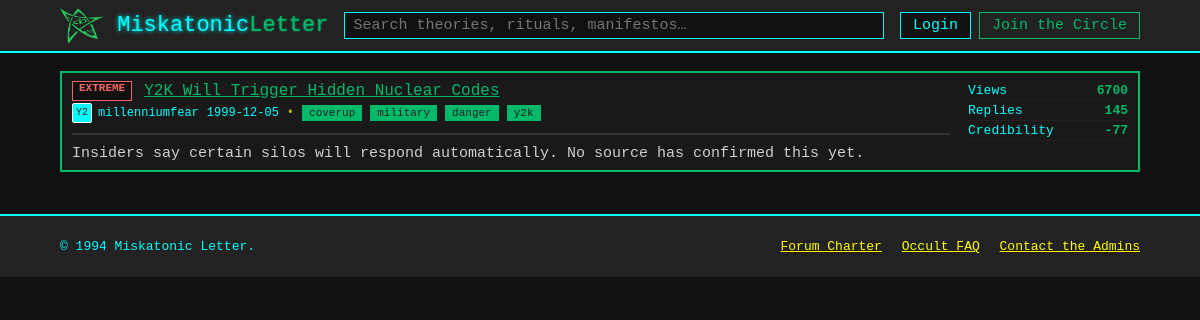
Screenshot of /Posts/65 with the database file from the repository.
### db.py (models this page shows)
class Badges(Base):
    __tablename__    = "Badges"
    badge_id         = Column(Integer,primary_key=True)
    badge_title      = Column(String)
    badge_lable      = Column(String)

class Posts(Base):
    __tablename__    = "Posts"
    post_id          = Column(Integer,primary_key=True,index=True)
    post_title       = Column(String,nullable=False)
    post_exerpt      = Column(String)
    author_id        = Column(Integer,ForeignKey("Users.user_id"),nullable=False)
    post_date        = Column(Date)
    post_views       = Column(Integer,default=0)
    post_replies     = Column(Integer,default=0)
    post_credibility = Column(Integer,default=0)
    post_content     = Column(Text)
    badge_id         = Column(Integer,ForeignKey("Badges.badge_id"))

class Users(Base):
    __tablename__    = "Users"
    user_id          = Column(Integer,primary_key=True,index=True)
    user_avatar      = Column(String(2))
    user_name        = Column(String)
    user_password    = Column(String)

class Tags(Base):
    __tablename__    = "Tags"
    tag_id           = Column(Integer,primary_key=True,index=True)
    tag_lable        = Column(String)

### posts.py (the view)
@router.get("/Posts/{id}", response_class=HTMLResponse)
async def get_post(request: Request, id: str,db:Session = Depends(get_db)):
    post = db.query(Posts).filter(Posts.post_id==id).first()
    serialized_post = serialize_post(post,db)
    return templates.TemplateResponse(
        "post.html",
        {
            "request": request,
            "post": serialized_post,
        }
    )

### templates/post.html (shortened to what this page needs)
<!doctype html>
<html lang="en">
<head>
	<link rel="stylesheet" href="{{ url_for('static', path='styles.css') }}" />
</head>
<body>
	<header class="topbar">
		<div class="container topbar__inner">
			<a class="brand" href="{{ url_for('get_posts') }}">
				<img src="{{ url_for('static', path='imgs/elder-sign.png') }}" alt="" class="brand__logo" aria-hidden="true">
				<span class="brand__name">Miskatonic<span class="accent">Letter</span></span>
			</a>
			<form class="search" action="#" method="get" role="search">
				<input class="search__input" type="search" name="q" placeholder="Search theories, rituals, manifestos…" aria-label="Search" />
			</form>
			<nav class="usernav" aria-label="User">
				<a class="btn btn--ghost" href="#">Login</a>
				<a class="btn btn--primary" href="#">Join the Circle</a>
			</nav>
		</div>
	</header>
	<main class="container layout">
		<section class="content" style="width:100%">
			<div id="post-content">
				{% if post %}
					<article class="thread card" role="article">
					<div class="thread__main">
						<div class="thread__row">
						<span class="badge badge--{{ post.badge.label }}" title="{{ post.badge.title }}">{{ post.badge.label }}</span>
						<span class="thread__title">{{ post.title }}</span>
						</div>
						<div class="thread__meta">
						<span class="author">
							<span class="avatar" aria-hidden="true">{{ post.author.avatar }}</span>
							<span class="author__name">{{ post.author.name }}</span>
						</span>
						<time datetime="{{ post.date }}">{{ post.date }}</time>
						<span class="dot" aria-hidden="true">•</span>
						{% for tag in post.tags %}
							<a href="#" class="tag">{{ tag }}</a>
						{% endfor %}
						</div>
						<hr style="border:1px solid #333;margin:10px 0;">
						<div class="thread__content" style="margin-top:10px;">
						{{ post.content }}
						</div>
					</div>
					<ul class="thread__stats">
						<li><span class="stat__label">Views</span><strong>{{ post.stats.views }}</strong></li>
						<li><span class="stat__label">Replies</span><strong>{{ post.stats.replies }}</strong></li>
						<li><span class="stat__label">Credibility</span><strong>{{ post.stats.credibility }}</strong></li>
					</ul>
					</article>
				{% else %}
					<p>Post not found.</p>
				{% endif %}
				</div>
		</section>
	</main>
	<footer class="footer">
		<div class="container footer__inner">
			<p>© 1994 Miskatonic Letter.</p>
			<nav class="footer__links">
				<a href="#">Forum Charter</a>
				<a href="#">Occult FAQ</a>
				<a href="#">Contact the Admins</a>
			</nav>
		</div>
	</footer>
</body>
</html>

### static/styles.css (style rules this page uses)
body { background: #111; color: #cfcfcf; font-family: 'Courier New', Courier, monospace; font-size: 15px; margin: 0; }
.container { width: 90%; margin: 0 auto; }
.topbar { background: #222; color: #0ff; border-bottom: 2px solid #0ff; padding: 8px 0; }
.topbar__inner { display: flex; align-items: center; justify-content: space-between; }
.brand { font-size: 22px; font-family: 'Courier New', Courier, monospace; color: #0ff; text-shadow: 0 0 4px #0ff; text-decoration: none; }
.accent { color: rgb(0, 185, 105); text-shadow: 0 0 2px rgb(0, 185, 105); }
.search { flex: 1; margin: 0 16px; }
.search__input { width: 100%; padding: 4px 8px; font-family: 'Courier New', Courier, monospace; font-size: 15px; background: #111; color: #0ff; border: 1px solid #0ff; }
.usernav { display: flex; gap: 8px; }
.btn { background: #111; color: #0ff; border: 1px solid #0ff; padding: 4px 12px; font-family: 'Courier New', Courier, monospace; font-size: 15px; text-decoration: none; cursor: pointer; }
.btn--primary { background: #222; color: rgb(0, 185, 105); border: 1px solid rgb(0, 185, 105); }
.layout { display: flex; gap: 24px; margin-top: 18px; }
.content { flex: 1; }
.card { background: #191919; border: 2px solid #0ff; margin-bottom: 18px; padding: 8px 10px; }
.tag { background: #222; color: #0ff; border: 1px solid #0ff; font-size: 12px; padding: 2px 8px; font-family: 'Courier New', Courier, monospace; text-decoration: none; }
.thread { background: #191919; border: 2px solid rgb(0, 185, 105); padding: 8px 10px; display: flex; justify-content: space-between; }
.thread__main { flex: 1; }
.thread__row { display: flex; align-items: center; gap: 8px; margin-bottom: 2px; }
.thread__title { color: rgb(0, 185, 105); font-family: 'Courier New', Courier, monospace; font-size: 16px; text-decoration: underline; }
.thread__meta { display: flex; align-items: center; gap: 8px; color: #0ff; font-size: 12px; }
.thread .tag { background: rgb(0, 185, 105); color: #222; border: 1px solid rgb(0, 185, 105); font-size: 11px; padding: 1px 6px; }
.author { display: flex; align-items: center; gap: 6px; }
.avatar { display: inline-block; width: 18px; height: 18px; background: #0ff; color: #222; font-size: 10px; font-family: 'Courier New', Courier, monospace; text-align: center; border: 1px solid #fff; border-radius: 2px; line-height: 18px; }
.thread__stats { list-style: none; margin: 0; padding: 0 0 0 18px; min-width: 160px; }
.thread__stats li { color: rgb(0, 185, 105); font-family: 'Courier New', Courier, monospace; font-size: 13px; border-bottom: 1px solid #222; padding: 2px 0; display: flex; justify-content: space-between; }
.stat__label { color: #0ff; }
.brand__logo { width: 2em; display: inline-block; vertical-align: middle; }
.badge { display: inline-block; min-width: 34px; height: 18px; padding: 0 6px; border: 1px solid #ff0; background: #222; color: #ff0; font-size: 11px; font-family: 'Courier New', Courier, monospace; font-weight: bold; text-align: center; margin-right: 4px; }
.badge--EXTREME { background: #111; color: #f56565; border-color: #f56565; }
.footer { background: #222; color: #0ff; border-top: 2px solid #0ff; margin-top: 24px; padding: 10px 0; }
.footer__inner { display: flex; align-items: center; justify-content: space-between; font-size: 13px; }
.footer__links a { color: #ff0; text-decoration: underline; margin-left: 12px; font-family: 'Courier New', Courier, monospace; }
.dot { opacity: .7; color: #ff0; }
time { color: #0ff; font-family: 'Courier New', Courier, monospace; }

### rows the page displays
Badges: badge.label "EXTREME"
Posts: title "Y2K Will Trigger Hidden Nuclear Codes", date "1999-12-05", content "Insiders say certain silos will respond automatically. No source has confirmed this yet.", stats.views "6700", stats.credibility "-77"
Users: author.avatar "Y2", author.name "millenniumfear"
Tags: tag_lable "coverup"
Tags: tag_lable "military"
Tags: tag_lable "danger"
Tags: tag_lable "y2k"

### other values shown
{{ post.stats.replies }} "145"
